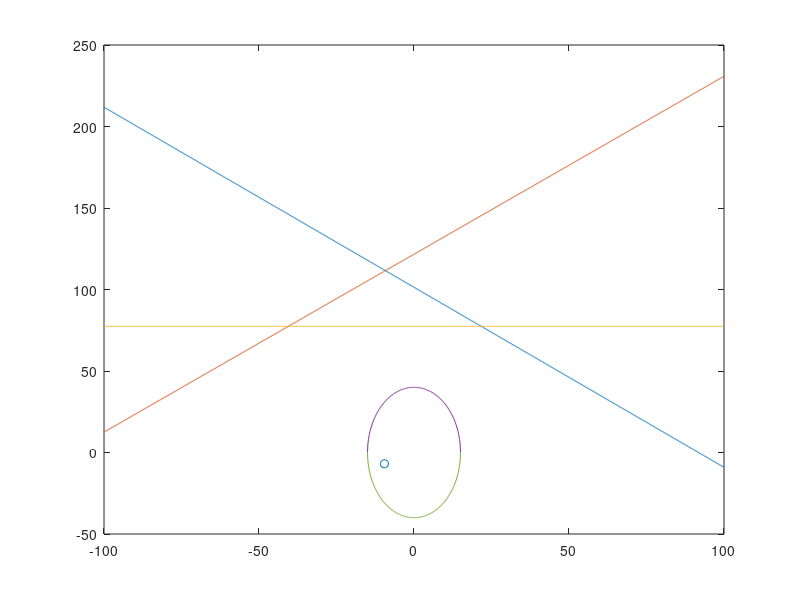

Recreate this plot in MATLAB.
%
% n1_1 = 209.5;
% n1_2 = 140.5;
% n2_1 = 210.5;
% n2_2 = 401.5;
%
% cenfunc(n1_1, n1_2, n2_1, n2_2)
%

% origin data
d = 0.2774;
a = 40;
b = 15;
c = sqrt(a^2 - b^2);
e = c / a;

% 1st line
% parameter
n1_1 = 209.5; % data_2(:, 13) num of tuoyuan
n1_2 = 140.5;

y0_2 = (a^2 - (2 * a * b / (n1_1 * d))^2) / e^2;
x0_2 = (1 - y0_2 / a^2) * b^2;
y0 = sqrt(y0_2);
x0 = sqrt(x0_2);
y1_k = - x0 * a^2 / (b^2 * y0);
y1_bias = a^2 / y0;
fprintf('y1 = %f*x + %f\n', y1_k, y1_bias);
% y1 = -1.1046*x + 43.2957;

y1_bias = y1_bias + n1_2 * d / sin(pi / 2 + atan(y1_k));
fprintf('y1_edited = %f*x + %f\n', y1_k, y1_bias);
% y1_edited = -1.104572*x + 101.367747;

% memory clear
clear n1_1 n1_2 x0_2 y0_2 y0 x0

% 2nd line
% parameter
n2_1 = 210.5; % data_2(:, 109) num of tuoyuan
n2_2 = 401.5;

y0_2 = (a^2 - (2 * a * b / (n2_1 * d))^2) / e^2;
x0_2 = (1 - y0_2 / a^2) * b^2;
y0 = -sqrt(y0_2);
x0 = sqrt(x0_2);
y2_k = - x0 * a^2 / (b^2 * y0);
y2_bias = a^2 / y0;
fprintf('y2 = %f*x + %f\n', y2_k, y2_bias);
% y2 = 1.0916*x - 43.2214;

y2_bias = y2_bias + n2_2 * d / cos(atan(y2_k));
fprintf('y2_edited = %f*x + %f\n', y2_k, y2_bias);
% y2_edited = 1.091554*x + 208.099009;

% memory clear
clear n2_1 n2_2 x0_2 y0_2 y0 x0

% 3rd line
% parameter
n3 = 279;

y3_k = 0;
y3_bias = n3 * d;
fprintf('y3 = %f*x + %f\n', y3_k, y3_bias);
% y3 = 0.000000*x + 77.394600;

% test
%y3_bias = 0;

% plot
x = -100 : 0.1 : 100;
y1 = y1_k * x + y1_bias;
y2 = y2_k * x + y2_bias;
y3 = y3_k * x + y3_bias;
figure
%axis([-50 50 -50 50])
plot(x, y1);
hold on
plot(x, y2);
%hold on
plot(x ,y3);

% move
% res = [y3_bias-y2_bias y3_bias-y1_bias] / [y2_k-y3_k y1_k-y3_k; -2 -2];
res = [y2_bias/sqrt(y2_k^2+1)-y1_bias/sqrt(y1_k^2+1) y2_bias/sqrt(y2_k^2+1)-y3_bias/sqrt(y3_k^2+1)]/...
    [y1_k/sqrt(y1_k^2+1)-y2_k/sqrt(y2_k^2+1) y3_k/sqrt(y3_k^2+1)-y2_k/sqrt(y2_k^2+1);
     1/sqrt(y1_k^2+1)-1/sqrt(y2_k^2+1) 1/sqrt(y3_k^2+1)-1/sqrt(y2_k^2+1)];

x_cen = res(1);
y_cen = res(2);
fprintf('x_cen = %f, y_cen = %f\n', x_cen, y_cen);

% plot
x = -15 : 0.1 : 15;
plot(x, sqrt((1 - x .^ 2 / 15^2) * 40^2));
plot(x, -sqrt((1 - x .^ 2 / 15^2) * 40^2));
scatter(x_cen, y_cen);
